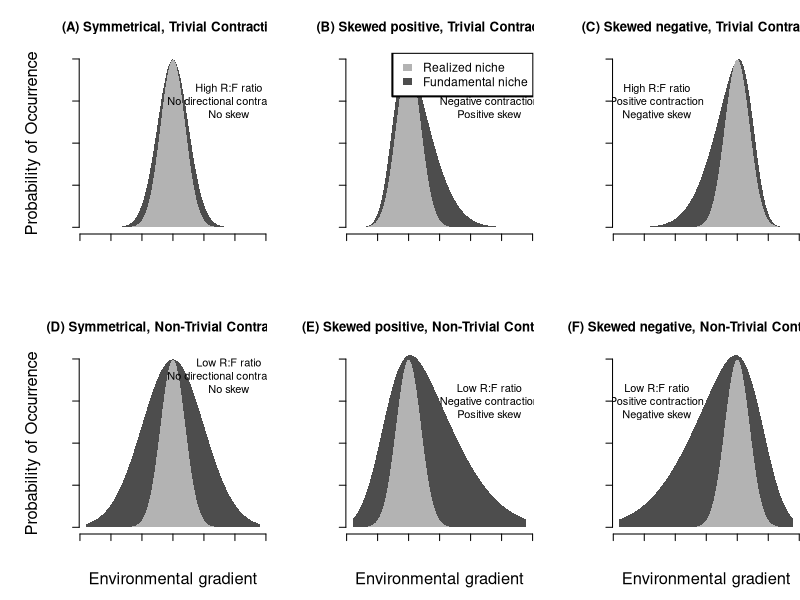

Recreate this plot in R.
# conceptual figure 1

library(sn)

pdf("FigI.pdf",width=12,height=8)

par(mfrow=c(2,3),mar=c(5,6,4,0), lwd=2, bty="n")
t <- seq(-14,14,length.out=200)

r1 <- dnorm(t,mean=0, sd=2)
f1 <- dnorm(t,mean=0, sd=2.5)*1.25
plot(t,r1,type="l", lty=2, col="white", main="(A) Symmetrical, Trivial Contraction", 
     xlab="", ylab="Probability of Occurrence",
     col.axis="white", cex.lab=1.5, cex.main=1.2, lwd=4)
polygon(c(t, rev(t)), c(f1, rep(0, length(f1))), col = "grey30", border=NA)
polygon(c(t, rev(t)), c(r1, rep(0, length(r1))), col = "grey70", border=NA)
text(9,0.15,"High R:F ratio
No directional contraction
No skew")

r1 <- dnorm(t,mean=-5, sd=2)
f1 <- sn::dsn(t, xi = -7.6, omega = 5, alpha = 3)*1.52
plot(t,r1,type="l", lty=2, col="white", main="(B) Skewed positive, Trivial Contraction",
     xlab="", ylab="", col.axis="white", cex.lab=1.5, cex.main=1.2, lwd=4)
polygon(c(t, rev(t)), c(f1, rep(0, length(f1))), col = "grey30", border=NA)
polygon(c(t, rev(t)), c(r1, rep(0, length(r1))), col = "grey70", border=NA)
text(8,0.15,"High R:F ratio
Negative contraction
Positive skew")
legend("topright",legend=c("Realized niche","Fundamental niche"),
       fill=c("grey70","grey30"),border=NA,cex=1.1)

r1 <- dnorm(t,mean=5, sd=2)
f1 <- sn::dsn(t, xi = 7.6, omega = 5, alpha = -3)*1.52
plot(t,r1,type="l", lty=2, col="white", main="(C) Skewed negative, Trivial Contraction",
     xlab="", ylab="", col.axis="white", cex.lab=1.5, cex.main=1.2, lwd=4)
polygon(c(t, rev(t)), c(f1, rep(0, length(f1))), col = "grey30", border=NA)
polygon(c(t, rev(t)), c(r1, rep(0, length(r1))), col = "grey70", border=NA)
text(-8,0.15,"High R:F ratio
Positive contraction
Negative skew")

r1 <- dnorm(t,mean=0, sd=2)
f1 <- dnorm(t,mean=0, sd=5)*2.5
plot(t,r1,type="l", lty=2, col="white", main="(D) Symmetrical, Non-Trivial Contraction", 
     xlab="Environmental gradient", ylab="Probability of Occurrence",
     col.axis="white", cex.lab=1.5, cex.main=1.2, lwd=4)
polygon(c(t, rev(t)), c(f1, rep(0, length(f1))), col = "grey30", border=NA)
polygon(c(t, rev(t)), c(r1, rep(0, length(r1))), col = "grey70", border=NA)
text(9,0.18,"Low R:F ratio
No directional contraction
No skew")

r1 <- dnorm(t,mean=-5, sd=2)
f1 <- sn::dsn(t, xi = -9, omega = 9, alpha = 3)*2.8
plot(t,r1,type="l", lty=2, col="white", main="(E) Skewed positive, Non-Trivial Contraction",
     xlab="Environmental gradient", ylab="", col.axis="white", cex.lab=1.5, cex.main=1.2, lwd=4)
polygon(c(t, rev(t)), c(f1, rep(0, length(f1))), col = "grey30", border=NA)
polygon(c(t, rev(t)), c(r1, rep(0, length(r1))), col = "grey70", border=NA)
text(8,0.15,"Low R:F ratio
Negative contraction
Positive skew")

r1 <- dnorm(t,mean=5, sd=2)
f1 <- sn::dsn(t, xi = 9, omega = 9, alpha = -3)*2.8
plot(t,r1,type="l", lty=2, col="white", main="(F) Skewed negative, Non-Trivial Contraction",
     xlab="Environmental gradient", ylab="", col.axis="white", cex.lab=1.5, cex.main=1.2, lwd=4)
polygon(c(t, rev(t)), c(f1, rep(0, length(f1))), col = "grey30", border=NA)
polygon(c(t, rev(t)), c(r1, rep(0, length(r1))), col = "grey70", border=NA)
text(-8,0.15,"Low R:F ratio
Positive contraction
Negative skew")

dev.off()
